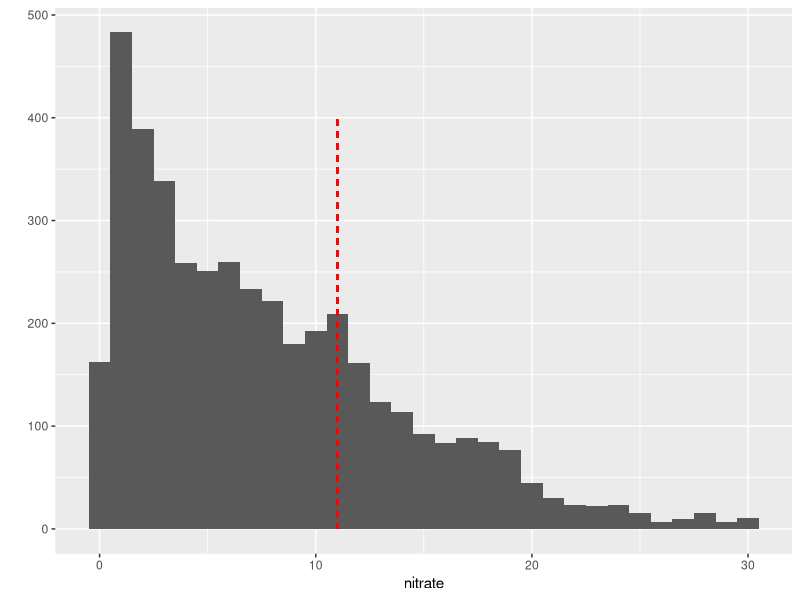
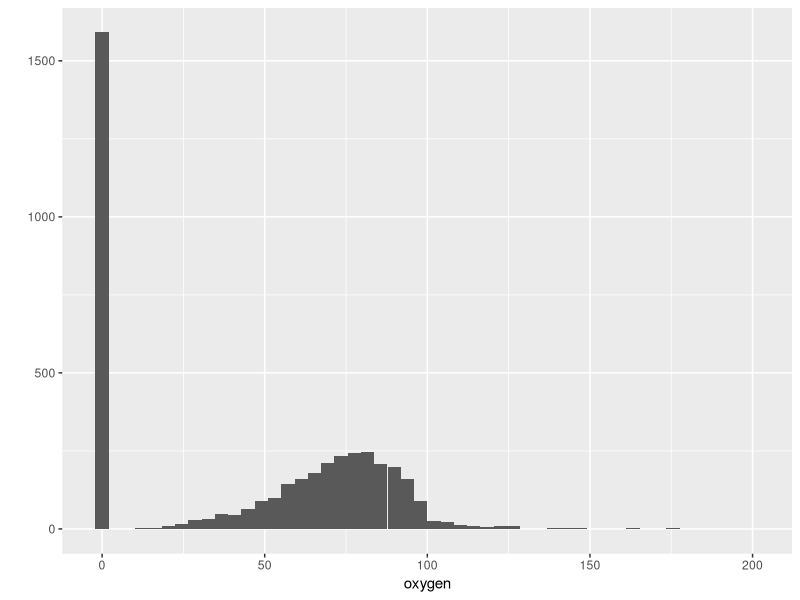
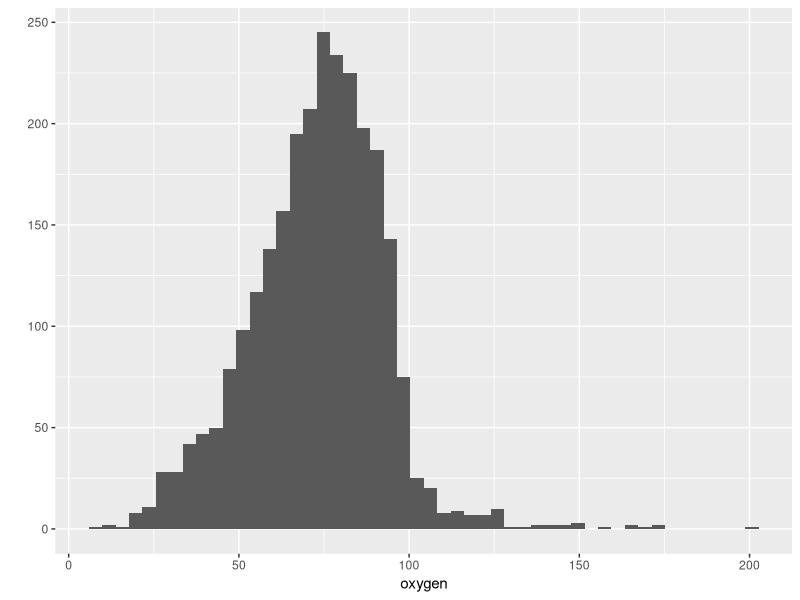
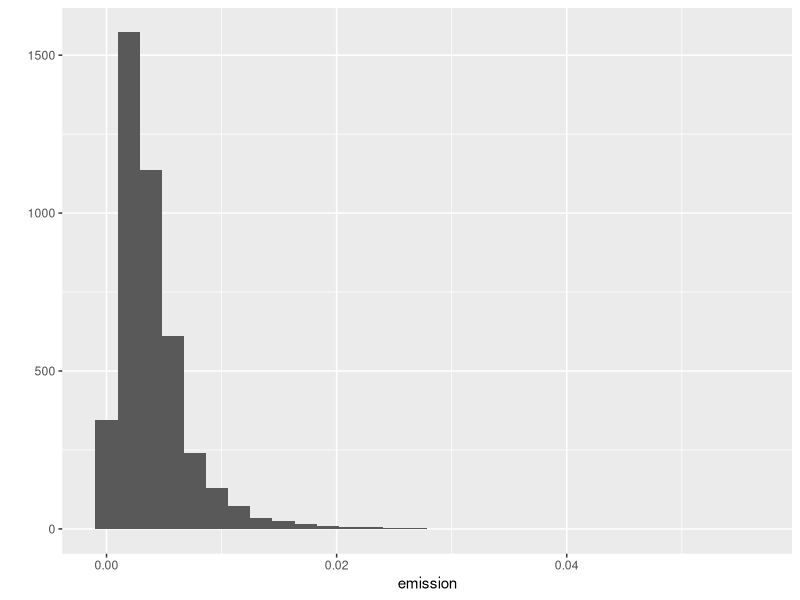
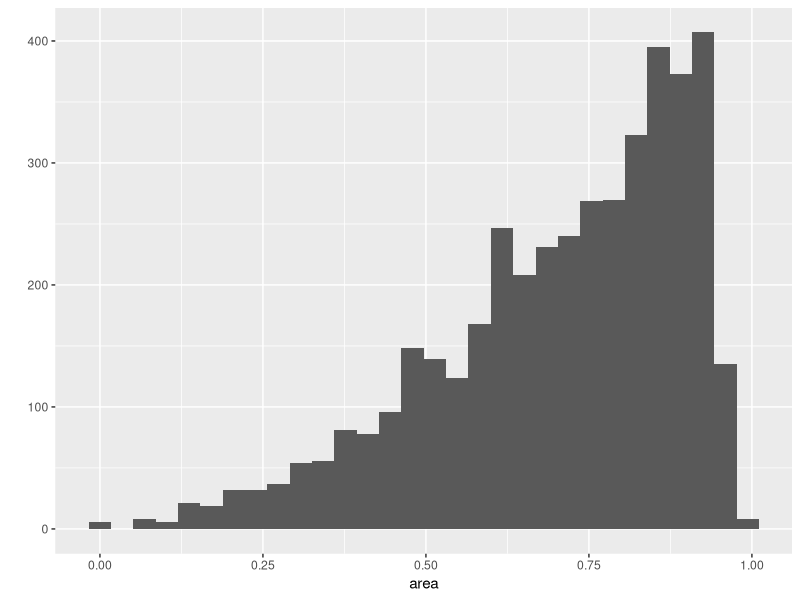
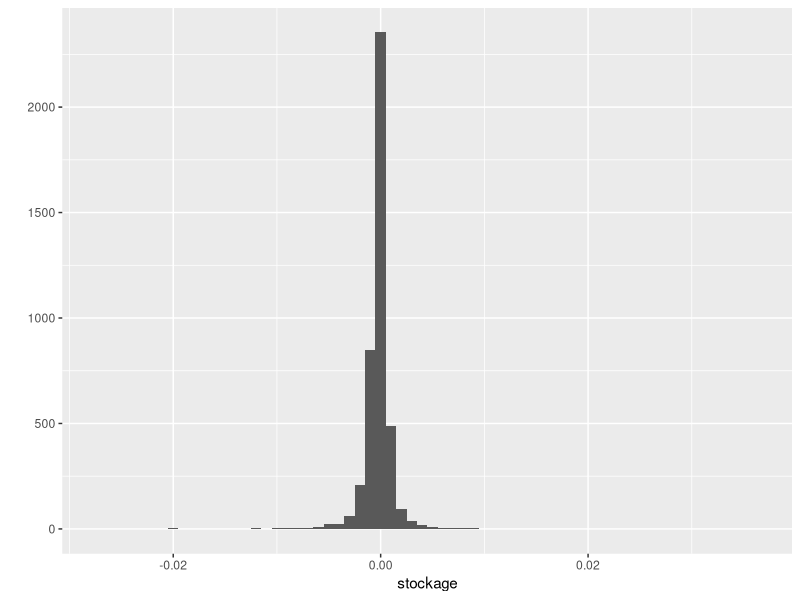
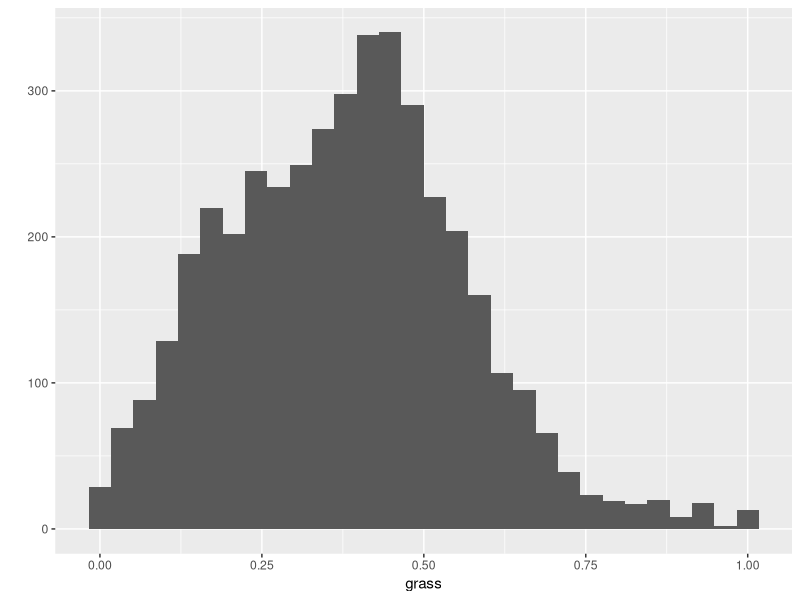
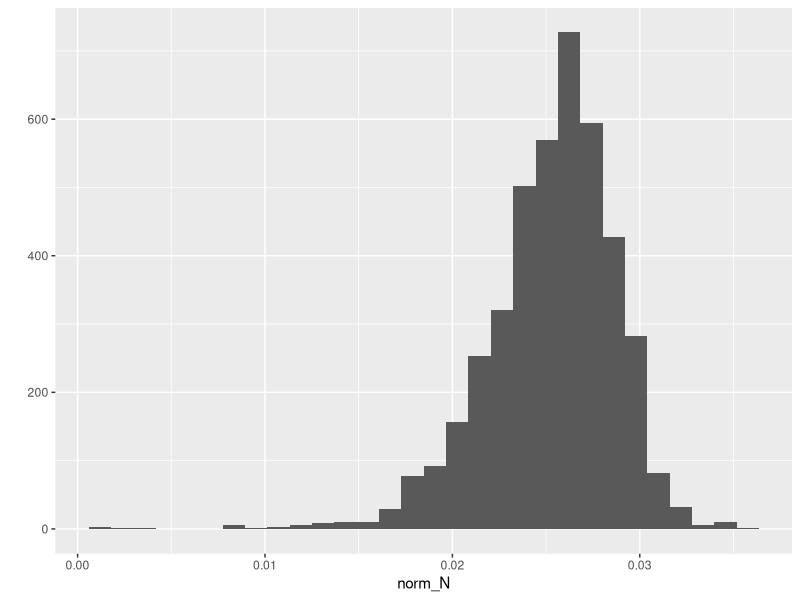

Write the R code that produced these figures, in order.
## ---- chunk 1
# Load all of the packages that you end up using in your analysis in this code
# chunk.

library(ggplot2)
library(GGally)
library(dplyr)
library(memisc)

## ---- chunk 2
# Load the Data
nc <- read.csv('DataSet2.csv', sep=';')
# Change the year variable to a factor
nc$year <- factor(nc$year)
# Some basic information
str(nc)
head(nc)
summary(nc)
## ---- chunk 3
qplot(x = nitrate, data=nc, binwidth=1) + 
  geom_segment(aes(x =11, y = 0, xend = 11, yend = 400),  linetype="dashed",
               color="red")

sum(nc$nitrate>11.3) / nrow(nc)

## ---- chunk 4
qplot(x=oxygen, data=nc, bins=50)
# Lots of zeros in the database. These might cause problems in subsequent
# analysis. Might be better to delete them.
qplot(x=oxygen, data=subset(nc, oxygen>0), bins=50)
sum(nc$oxygen>0)
sum(nc$oxygen>0) / nrow(nc)
## ---- chunk 5

# Generate a set of histograms
qplot(x=emission, data=nc)
qplot(x=area, data=nc)
qplot(x=stockage, data=nc, binwidth=0.001)
qplot(x=grass, data=nc)
qplot(x=norm_N, data=nc)


qplot(x=deposition, data=nc)
# Check the difference in both histograms when subsetting for the outliers
qplot(x=deposition, data=subset(nc, deposition < quantile(nc$deposition, 0.99)),
      binwidth=0.001)

# Filter the dataset
nc <- nc %>% filter(deposition < quantile(deposition, 0.99))

## ---- chunk 6

# Get percentage of datapoints with values higher than 0 for all groups
sum(nc$vegetableG1 >0) / nrow(nc)
sum(nc$vegetableG2 >0) / nrow(nc)
sum(nc$vegetableG3 >0) / nrow(nc)

# Create new variable that is the sum of 3 existing variables
nc$total_veg = nc$vegetableG1 + nc$vegetableG2 + nc$vegetableG3

# Get percentage of datapoints with values higher than 0 for all groups
sum(nc$total_veg >0) / nrow(nc)

qplot(x=total_veg, data=nc)

# Histogram without the 0 values.
qplot(x=total_veg, data=subset(nc, total_veg >0))

## ---- chunk 7

# Create historams for each year using facet_wrap
qplot(x = nitrate, data=nc, bins=30) + 
  geom_segment(aes(x =11, y = 0, xend = 11, yend = 100),  linetype="dashed",
               color="red") + 
  facet_wrap(~year, nrow=2)

# Plot the information in one plot using freqpoly.
qplot(x=nitrate, data=nc,
      geom='freqpoly',
      color=year)

# Create an overview plot of all measurements with some summaries.
ggplot(aes(x=year, y=nitrate, group=1), data=nc) + 
  geom_point(alpha=1/30) + 
  geom_point(stat="summary", fun.y = median, color="red") +
  geom_line(stat="summary", fun.y= median, color="red") +
  geom_point(stat="summary", fun.y= quantile, fun.args=list(probs=0.95),
             color="blue") +
  geom_line(stat="summary", fun.y= quantile, fun.args=list(probs=0.95),
            color="blue") + 
  geom_point(stat="summary", fun.y= quantile, fun.args=list(probs=0.05),
             color="blue") +
  geom_line(stat="summary", fun.y= quantile, fun.args=list(probs=0.05),
            color="blue")

# This overview is actually better with just a boxplot.
qplot(x=year, y=nitrate, data=nc, geom = 'boxplot')

# Create new dataframe that contains some summmary statistics per year.
nc.year <- nc %>% group_by(year) %>%
  summarise(median_nitrate = median(nitrate),
            low_quant = quantile(nitrate, 0.05),
            high_quant = quantile(nitrate, 0.95),
            nr_of_exc = sum(nitrate>11.3))

# Create summary of the new dataframe
summary(nc.year)

# plot number of exceedences of the threshold
ggplot(aes(x=year, y=nr_of_exc, group=1), data=nc.year) +
  geom_line()

## ---- chunk 8

# Create summary of the dataframe per catch crop
nc.catch <- nc %>% group_by(catchcrop) %>%
  summarise(median_nitrate = median(nitrate),
            low_quant = quantile(nitrate, 0.05),
            high_quant = quantile(nitrate, 0.95))

summary(nc.catch)

# Summarize information in freqpoly and boxplot
qplot(x=nitrate, data=nc,
      geom='freqpoly',
      color=catchcrop)

qplot(x=catchcrop, y=nitrate, data=nc, geom = 'boxplot')

## ---- chunk 9

# Create scatter matrix to get an initial idea of the most important variables
ggpairs(subset(nc, select=c("nitrate", "oxygen", "area", "emission", "stockage",
                            "grass", "norm_N", "deposition",
                            "total_veg")))
## ---- chunk 10

ggplot(aes(x=oxygen, y=nitrate), data=subset(nc, oxygen>0)) + 
  geom_point(alpha=1/3)

## ---- chunk 11

ggplot(aes(x=nitrate, y=area), data=nc) + 
  geom_point(alpha=1/3)

# Break down nitrate concentrations in buckets
nc$nitrate.bucket <- cut(nc$nitrate, breaks=c(0, 5, 10, 15, 20, 25, 30))
# Plot the buckets to get a clearer overview of the realtion between area and N
qplot(x=nitrate.bucket, y=area, data=nc, geom = 'boxplot')

## ---- chunk 12

ggplot(aes(x=deposition, y=area), data=nc) + 
  geom_point()

## ---- chunk 13

ggplot(aes(x=emission, y=nitrate), data=nc) + 
  geom_point() + 
  xlim(0,0.02)

ggplot(aes(x=grass, y=nitrate), data=nc) + 
  geom_point()

ggplot(aes(x=total_veg, y=nitrate), data=subset(nc, total_veg>0)) + 
  geom_point()

## ---- chunk 14

# Investigate and print the corrlation between vegetables and nitrate with and
# without 0 values.
with(nc, cor.test(nitrate, total_veg))
with(subset(nc, total_veg>0), cor.test(nitrate, total_veg))

## ---- chunk 15

ggplot(aes(x=area, y=deposition, color=nitrate), data=nc) + 
  geom_point(alpha=1/2) + 
  scale_colour_gradientn(colours = terrain.colors(10))

## ---- chunk 16

# fit model based on all variables that were identified to have an influence
# in the above.
fit1 <- lm(nitrate ~ oxygen, data = nc)
fit2 <- update(fit1, ~ . + area)
fit3 <- update(fit2, ~ . + emission)
fit4 <- update(fit3, ~ . + grass)
fit5 <- update(fit4, ~ . + total_veg)
fit6 <- update(fit5, ~ . + catchcrop)

# Generate
mtable(fit1, fit2, fit3, fit4, fit5, fit6)

# Let's predict our data based on the model
nc$estimate <- predict(fit5)

# Finally plot the measured values against the predict ones. Add a bissector
# to get a better idea of how far off we are.
ggplot(aes(x=estimate, y=nitrate), data=nc) + 
  geom_point(alpha=1/3) + 
  geom_segment(aes(x = 0, y = 0, xend = 20, yend = 20), linetype="dashed",
               color="red")

## ---- chunk 17
qplot(x = nitrate, data=nc, binwidth=1, color = I('black'), fill = I('#099DD9')) + 
  geom_segment(aes(x =11, y = 0, xend = 11, yend = 500),  linetype="dashed",
               color="red") +
  ggtitle('Histogram of measured nitrate concentrations') + 
  xlab('Nitrate concentration [mg N/L]') +
  ylab('Count[-]')

## ---- chunk 18

ggplot(aes(x=nitrate, y=area*100), data=nc) + 
  geom_point(alpha=1/3) + 
  ggtitle('Nitrate concentrations versus proportion of farmland') + 
  xlab('Nitrate concentration [mg N/L]') +
  ylab('Proportion of farmland in upstream area [%]')

## ---- chunk 19

ggplot(aes(x=estimate, y=nitrate), data=nc) + 
  geom_point(alpha=1/3) + 
  geom_segment(aes(x = 0, y = 0, xend = 20, yend = 20), linetype="dashed", 
               size=1.1, color="red") + 
  ggtitle('Measured versus predicted nitrate concentrations') + 
  xlab('Predicted concentration [mg N/L]') +
  ylab('Measured concentration [mg N/L]')
